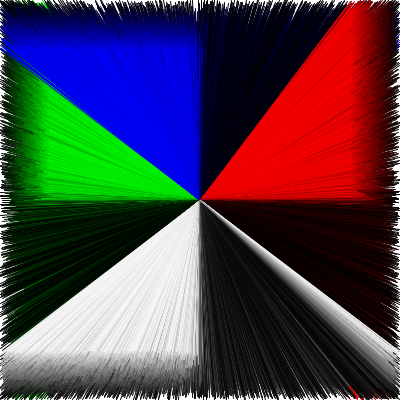
Frame 1 (no input)
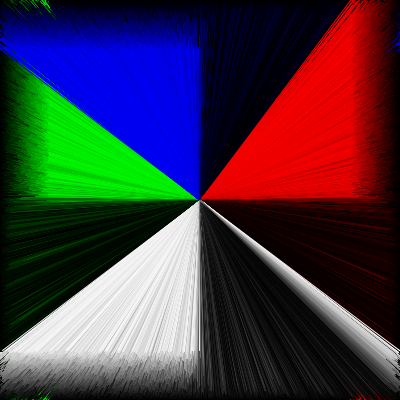
Frame 60 (the mouse pressed at the canvas centre just before this capture)
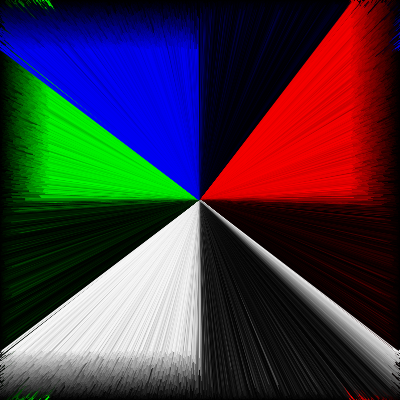
Frame 120 (the mouse held since frame 60 and released just before this capture)

The Processing sketch that drew these frames (run headless with seeded random() and noise(); from frame 60 on, the mouse is pressed at the canvas centre):

// Processing sketch: randcolors
// ── randcolors.pde
  
void setup(){
size(400,400);
background(255);
}

void draw(){
  

/*

for (int i = 0; i < 400; i++) {
  float r = random(25,50);
  stroke(0,0,r*5);
  line(i, i,-i, i);
}


for (int i = 0; i < 400; i++) {
  float r = random(25,50);
  stroke(r*5,0,0);
  line(i, i,i, -i);
}

for (int i = 0; i < 400; i++) {
  float r = random(25,50);
  stroke(0,r*5,0);
  line(400-i, i,-i,i);
}

for (int i = 0; i < 400; i++) {
  float r = random(25,50);
  stroke(r*5,r*5,0);
  line(400-i, 400-i,i,400-i);
}


*/

/*
for (float i = 0; i < 400; i=i+0.1) {
  float r = random(50);
  stroke(r*5,r*5,0);
  line(0, i,100+r,i);
}

for (float i = 0; i < 400; i=i+0.1) {
  float r = random(50);
  stroke(0,0,r*5);
  line(400, i,250+r,i);
}

for (float i = 0; i < 400; i=i+0.1) {
  float r = random(50);
  stroke(0,r*5,0);
  line(i,0,i,100-r);
}

for (float i = 0; i < 400; i=i+0.1) {
  float r = random(50);
  stroke(r*5,0,0);
  line(i,400,i,250+r);
}
*/

for (float i = 0; i < 400; i=i+0.1) {
  float r = random(50);
  stroke(0,r*5,0);
  line(200,200,r,i);
}

for (float i = 0; i < 400; i=i+0.1) {
  float r = random(50);
  stroke(0,0,r*5);
  line(200,200,i,r);
}

for (float i = 0; i < 400; i=i+0.1) {
  float r = random(50);
  stroke(r*5,0,0);
  line(200,200,400-r,i);
}

for (float i = 0; i < 400; i=i+0.1) {
  float r = random(50);
  stroke(r*5);
  line(200,200,i,400-r);
}

/*
for (int i = 0; i < 100; i++) {
  float r = random(-50, 50);
  println(r);
}

for (int i = 0; i < 100; i++) {
  float r = random(-50, 50);
  println(r);
}
// Get a random element from an array
String[] words = { "apple", "bear", "cat", "dog" };
int index = int(random(words.length));  // Same as int(random(4))
println(words[index]);  // Prints one of the four words
*/

}
